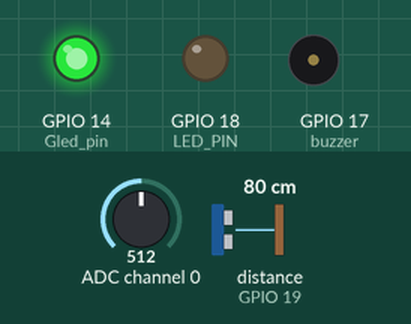
Bench run of a program on a simulated Raspberry Pi (BCM pin numbers). On the bench: output pins drawn as LEDs (lit = HIGH), buzzer (waves = sounding, pin HIGH). The inputs (shaded band) are chosen by the test bench; at power-on: ADC channel 0 = 512, distance to the obstacle (sensor on GPIO 19) 80 cm (analog values on the 0–1023 scale). The echo pulse lasts 58.3 µs per cm; the clock reads 2024-03-15 10:24:30 at power-on unless the program sets it; pins used as bus, display or sensor lines are not drawn; what the program prints to the terminal is not drawn.

Above: at 0.1 s.
Timing chart, 0 to 1.6 s (numbered marks = the images above):
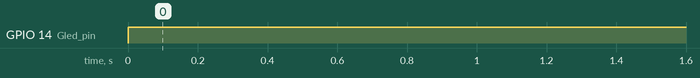

The program:

raspi_project.py
```python
# raspi_project.py
import RPi.GPIO as GPIO
import time
import spidev

buzzer = 17
LED_PIN = 18
Gled_pin= 14
trig = 27
echo = 19

HUM_THRESHOLD = 20

HUM_MAX = 0

GPIO.setmode(GPIO.BCM)
GPIO.setup(LED_PIN, GPIO.OUT)
GPIO.setup(Gled_pin, GPIO.OUT)
GPIO.setup(trig, GPIO.OUT)
GPIO.setup(buzzer, GPIO.OUT)
GPIO.setup(echo, GPIO.IN)

GPIO.setmode(GPIO.BCM)

spi = spidev.SpiDev()
spi.open(0,0)
spi.max_speed_hz = 500000

def read_spi_adc(adcChannel):
    adcValue = 0
    buff = spi.xfer2([1,(8+adcChannel)<<4,0])
    adcValue = ((buff[1]&3)<<8)+buff[2]
    return adcValue
def map(value, min_adc, max_adc,min_hum, max_hum):
    adc_range = max_adc-min_adc
    hum_range= max_hum-min_hum
    scale_factor = float(adc_range)/float(hum_range)
    return min_hum+((value-min_adc)/scale_factor)

try:

    adcChannel = 0

    while True:
        GPIO.output(Gled_pin, GPIO.HIGH)
        GPIO.output(trig, GPIO.HIGH)
        time.sleep(0.1)
        GPIO.output(trig, GPIO.LOW)

        while GPIO.input(echo) == 0:
            pass
        start = time.time()

        while GPIO.input(echo) == 1:
            pass
        stop = time.time()

        duration_time = stop - start        #초음파가 들어온시간 - 나간시간(지속시간)

        distance = 17180 * duration_time    #초음파센서 거리구하는 공식

        adcValue = read_spi_adc(adcChannel)
        hum = 100-int(map(adcValue, HUM_MAX,1023,0,100))    # 수분을 구하는 부분

        if hum < HUM_THRESHOLD :    # 센서에서 수분이 기준 이하로 측정될 때
            if distance <=30:       # 사용자가 물을 주려고 다가오면 잠시 소리와 LED를 끕니다.
                print("움직임 감지")
                GPIO.output(buzzer, GPIO.LOW)
                GPIO.output(LED_PIN, GPIO.LOW)
            elif distance>30:
                GPIO.output(Gled_pin, GPIO.LOW)
                GPIO.output(buzzer, GPIO.HIGH)
                GPIO.output(LED_PIN, GPIO.HIGH)
                print("움직임 없음")
                time.sleep(0.1)
        else:
            GPIO.output(buzzer, GPIO.LOW)
            print("enough water")
            time.sleep(60)          # 수분이 기준이상을 충족시키면 60초의 딜레이를 주고, 60초 후 부터 다시 수분측정을 시작합니다.

finally:
    GPIO.cleanup() #GPIO 핀 상태 초기화
```

Measured:
- by itself, GPIO 14 (Gled_pin): LOW → HIGH at 0.00 s
